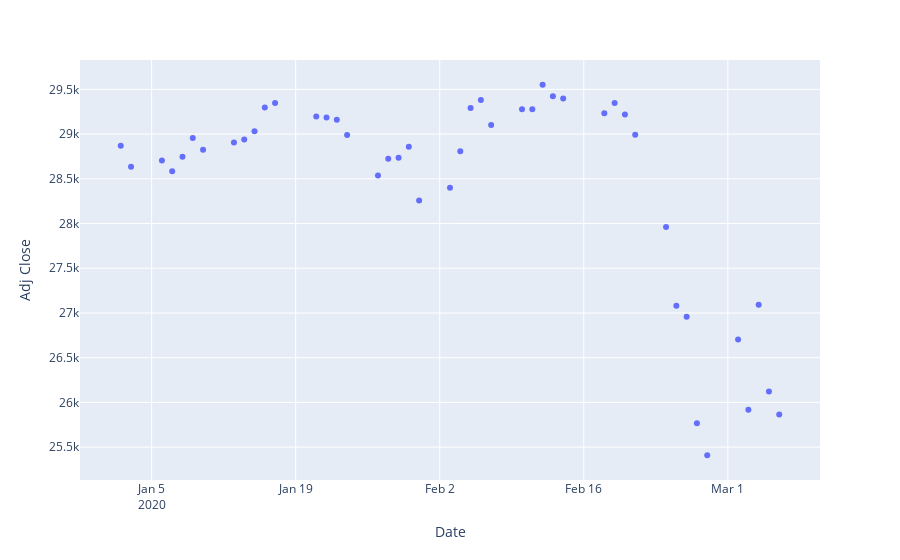

The notebook cell this image was saved under:
### Code cell
px.scatter(djia, x='Date', y='Adj Close')
